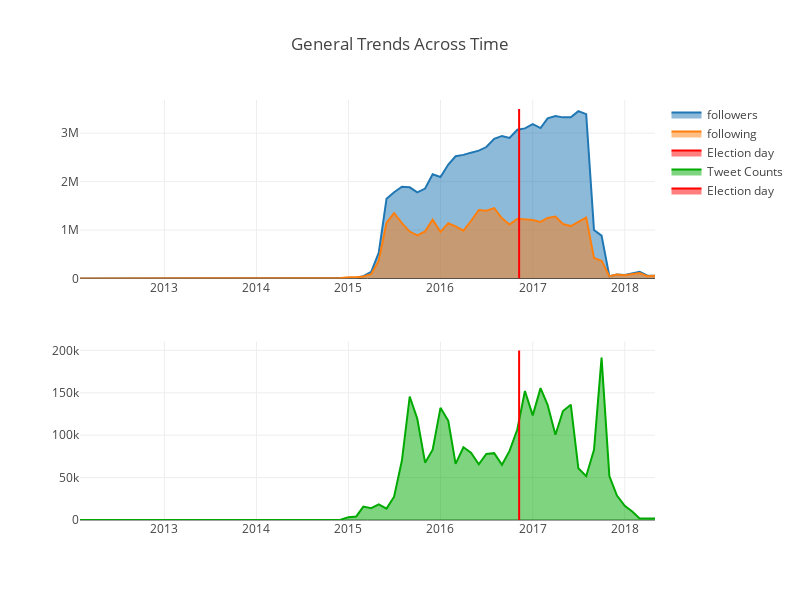

Notebook code for this chart:
### Code cell
######################################################################################################################
#TO VISUALIZE THE PLOT FROM THE CLOUD RUN THIS CELL #######################################
###############################################################################################################################

fig = py.get_figure('https://plot.ly/~Flavioh/56', raw=True)
iplot(fig)
